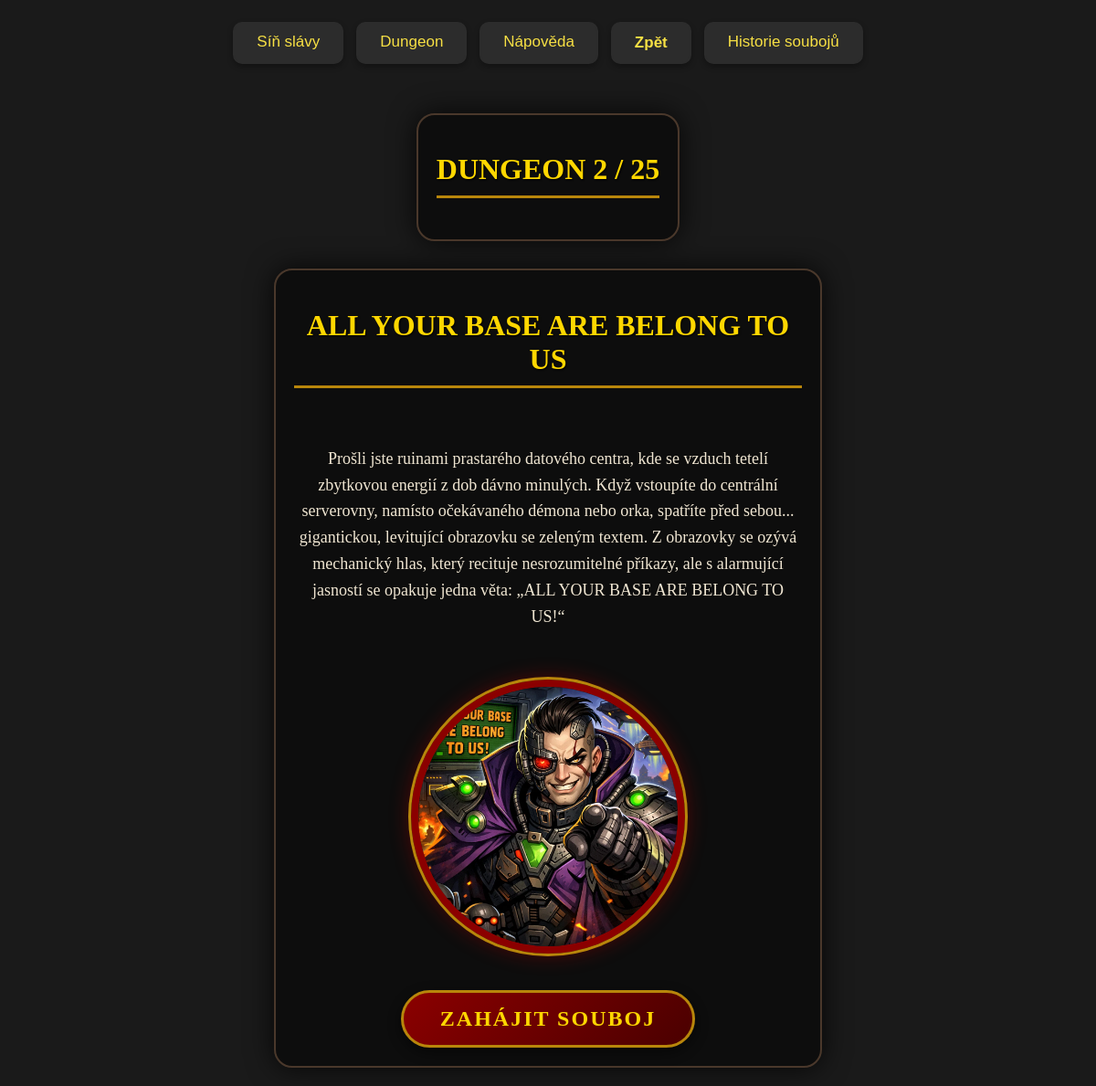
Screenshot of /fightapp/ with the database file from the repository.
### fightapp/models.py (models this page shows)
class boss(models.Model):
    name = models.CharField(max_length=100)
    patro = models.IntegerField(default=1)
    description = models.TextField(blank=True)
    boss_img = models.ImageField(upload_to='boss_images/', blank=True, null=True)
    defeated = models.BooleanField(default=False)
    lvl = models.IntegerField(default=1)
    dmg = models.IntegerField(default=1, validators=[MinValueValidator(1)])
    armor = models.IntegerField(default=1)
    hp = models.IntegerField(default=10)
    critic_chance = models.FloatField(default=1, blank=True, null=True, validators=[MinValueValidator(0), MaxValueValidator(50)])  # šance na kritický zásah
    dodge_chance = models.FloatField(default=1, blank=True, null=True, validators=[MinValueValidator(0), MaxValueValidator(50)])  # šance na vyšší obranu
    reward_xp = models.IntegerField(default=10)
    def __str__(self):
        return self.name

### fightapp/views.py (the view)
# urls.py: path('', views.dungeon, name='dungeon'),
def dungeon(request):
    all_boss = boss.objects.all()
    actual_boss = all_boss.filter(defeated=False).first()
    actual_boss_img = boss_names_descriptions.objects.get(patro=actual_boss.patro).boss_img
    energy_request = player.objects.filter(active=True)
    low_energy_players = energy_request.filter(energie__lt=30)
    start_status = False
    actual_patro = actual_boss.patro
    for p in energy_request:
        if p.energie < 30:
            print("Hráč", p.name, "nemá dostatek energie:", p.energie)
            start_status = False
            break
        else:
            start_status = True
            print("Hráč", p.name, "má dostatek energie:", p.energie)
    print("Aktuální soupeř:", actual_boss)
    print("Startovní status:", start_status)
    return render(request, 'fightapp/dungeon.html', context={
        "actual_boss_img": actual_boss_img,
        "actual_boss": actual_boss,
        "all_boss": all_boss,
        "start_status": start_status,
        "low_energy_players": low_energy_players,
        "actual_patro": actual_patro,
    })

### fightapp/templates/fightapp/dungeon.html (shortened to what this page needs)
{% extends "base.html" %}
{% load static %}
{% block styly %}
    <link rel="stylesheet" href="{% static 'fightapp/dungeon.css' %}">
{% endblock styly %}
{% block content %}
{% if actual_patro < 26 %}
    <div class="dungeon-container">
        <h1>Dungeon {{ actual_boss.patro }} / 25</h1>
    </div>
{% endif %}
    <div class="dungeon-container">
        <h1>{{ actual_boss.name }}</h1>
        <p>{{ actual_boss.description }}</p>
        <div class="boss-image-container">
            {% if actual_boss_img %}
            <img src="{{ actual_boss_img.url }}" alt="boss_image">
            {% else %}
            <p>Obrázek nepřítomný</p>
            {% endif %}
    </div>
{% if actual_patro < 26 %}
    {% if start_status == True %}
        <form action="{% url 'fight' %}" method="post">
            <button type="submit" class="btn-fight">
                ZAHÁJIT SOUBOJ
            </button>
        </form>
    {% endif %}
</div>
{% endif %}
{% endblock content %}

### static/app.css (style rules this page uses)
body { background-color: #1a1a1a; color: #f0e6d2; font-family: 'Georgia', serif; margin: 0; padding: 20px; display: flex; flex-direction: column; align-items: center; position: relative; z-index: 1; }
body::before { content: ""; position: fixed; top: 0; left: 0; width: 100%; height: 100%; background-image: url('/media/pnp_logo.png'); background-repeat: no-repeat; background-size: cover; background-position: center; opacity: 0.05; z-index: -1; }
h1, h2, h3, h4 { color: #ffd700; text-shadow: 1px 1px 2px #000000; font-family: 'Trajan Pro', serif; text-transform: uppercase; }
h1 { border-bottom: 3px solid #b8860b; padding-bottom: 10px; margin-bottom: 25px; text-align: center; }
p { line-height: 1.6; margin-bottom: 15px; font-size: 18px; }
* { box-sizing: border-box; }
img { max-width: 100%; height: auto; }

### fightapp/static/fightapp/dungeon.css (style rules this page uses)
.dungeon-container { display: flex; flex-direction: column; align-items: center; justify-content: center; text-align: center; gap: 20px; margin-top: 30px; padding: 20px; background: rgba(0, 0, 0, 0.5); border-radius: 20px; border: 2px solid #4a382b; box-shadow: 0 0 30px rgba(0, 0, 0, 0.8); max-width: 600px; }
.boss-image-container { width: 300px; height: 300px; position: relative; border: 8px solid #8b0000; outline: 3px solid #b8860b; border-radius: 50%; overflow: hidden; box-shadow: 0 0 25px rgba(139, 0, 0, 0.6); background: radial-gradient(circle, #4a0000, #1a1a1a); margin: 20px 0; }
.boss-image-container img { width: 100%; height: 100%; object-fit: cover; transition: transform 0.3s ease; }
.btn-fight { background: linear-gradient(135deg, #8b0000 0%, #4a0000 100%); color: #ffd700; font-family: 'Trajan Pro', serif; font-size: 1.5rem; font-weight: bold; text-transform: uppercase; padding: 15px 40px; border: 3px solid #b8860b; border-radius: 50px; cursor: pointer; transition: all 0.3s ease; box-shadow: 0 5px 15px rgba(0, 0, 0, 0.5); letter-spacing: 2px; }

### rows the page displays
boss: patro "2", name "ALL YOUR BASE ARE BELONG TO US", description "Prošli jste ruinami prastarého datového centra, kde se vzduch tetelí zbytkovou energií z dob dávno minulých. Když vstoupíte do centrální serverovny, namísto očekávaného démona nebo orka, spatříte před sebou... gigantickou, levitující obrazovku se zeleným textem. Z obrazovky se ozývá mechanický hlas, který recituje nesrozumitelné příkazy, ale s alarmující jasností se opakuje jedna věta: „ALL YOUR BASE ARE BELONG TO US!“"
